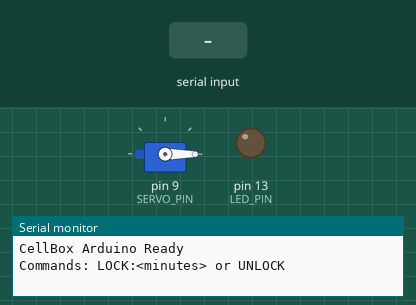
Bench run of a sketch on a simulated Arduino Uno, built with avr-gcc and run on an emulated ATmega328P. On the bench: servo, output pins drawn as LEDs (lit = HIGH), the last lines printed to the serial monitor. The inputs (shaded band) are chosen by the test bench.

Above: at 2.2 s.
2.3 s: "LOCK:90\n" received over Serial
At 2.6 s:
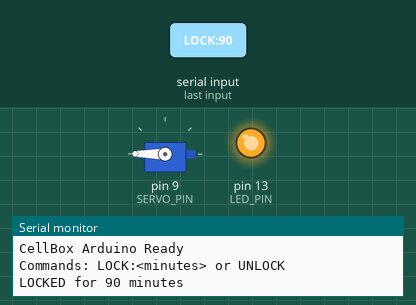
3.8 s: "UNLOCK:1\n" received over Serial
5.3 s: "LOCK:\n" received over Serial
Timing chart, 0 to 8.3 s (numbered marks = the images above; inputs shaded):
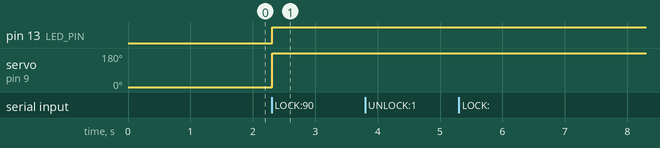

The sketch:

cellbox_servo.ino
```cpp
// CellBox Arduino Code
// Controls a servo to lock/unlock a box based on commands from Flask app
// Servo control code for locking the phone in the box

#include <Servo.h>

Servo lockServo;
const int SERVO_PIN = 9;  // PWM pin for servo
const int LED_PIN = 13;   // Status LED

// Servo positions
const int LOCK_POSITION = 180;    // Servo position when locked
const int UNLOCK_POSITION = 0;    // Servo position when unlocked

// Lock state variables
bool isLocked = false;
unsigned long lockEndTime = 0;
int lockDurationSeconds = 0;

void setup() {
  Serial.begin(9600);

  lockServo.attach(SERVO_PIN);
  pinMode(LED_PIN, OUTPUT);

  // Initialize to unlocked position
  lockServo.write(UNLOCK_POSITION);
  digitalWrite(LED_PIN, LOW);

  delay(1000);
  Serial.println("CellBox Arduino Ready");
  Serial.println("Commands: LOCK:<minutes> or UNLOCK");
}

void loop() {
  // Check if we need to auto-unlock
  if (isLocked && millis() > lockEndTime) {
    autoUnlock();
  }

  // Read serial commands
  if (Serial.available()) {
    String command = Serial.readStringUntil('\n');
    command.trim();
    processCommand(command);
  }

  // Update LED status
  digitalWrite(LED_PIN, isLocked ? HIGH : LOW);
}

void processCommand(String cmd) {
  if (cmd.startsWith("LOCK:")) {
    // Extract duration in minutes
    int colonIndex = cmd.indexOf(':');
    String durationStr = cmd.substring(colonIndex + 1);
    int durationMinutes = durationStr.toInt();

    if (durationMinutes > 0) {
      lockBox(durationMinutes);
      Serial.print("LOCKED for ");
      Serial.print(durationMinutes);
      Serial.println(" minutes");
    } else {
      Serial.println("ERROR: Invalid duration");
    }
  }
  else if (cmd == "UNLOCK") {
    unlockBox();
    Serial.println("UNLOCKED");
  }
  else {
    Serial.println("ERROR: Unknown command");
  }
}

void lockBox(int durationMinutes) {
  if (isLocked) {
    Serial.println("ERROR: Already locked");
    return;
  }

  // Move servo to lock position
  lockServo.write(LOCK_POSITION);

  isLocked = true;
  lockDurationSeconds = durationMinutes * 60;
  lockEndTime = millis() + (durationMinutes * 60 * 1000UL);

  // Status light on
  digitalWrite(LED_PIN, HIGH);
}

void unlockBox() {
  // Move servo to unlock position
  lockServo.write(UNLOCK_POSITION);

  isLocked = false;
  lockEndTime = 0;
  lockDurationSeconds = 0;

  // Status light off
  digitalWrite(LED_PIN, LOW);
}

void autoUnlock() {
  Serial.println("Time's up! Auto-unlocking...");
  unlockBox();
}
```

Measured:
- after the input at 2.3 s, pin 13 (LED_PIN): LOW → HIGH at once; servo on pin 9 (SERVO_PIN): 0° → 180° at once
